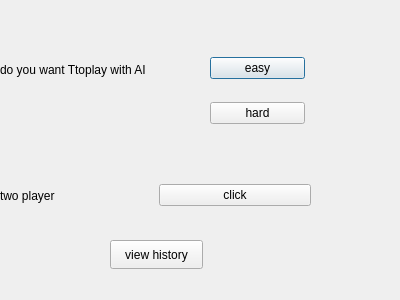
<?xml version="1.0" encoding="UTF-8"?>
<ui version="4.0">
 <class>Dialog1</class>
 <widget class="QDialog" name="Dialog1">
  <property name="geometry">
   <rect>
    <x>0</x>
    <y>0</y>
    <width>400</width>
    <height>300</height>
   </rect>
  </property>
  <property name="windowTitle">
   <string>Dialog</string>
  </property>
  <widget class="QLabel" name="label">
   <property name="geometry">
    <rect>
     <x>0</x>
     <y>60</y>
     <width>191</width>
     <height>20</height>
    </rect>
   </property>
   <property name="text">
    <string>do you want Ttoplay with AI</string>
   </property>
  </widget>
  <widget class="QWidget" name="layoutWidget">
   <property name="geometry">
    <rect>
     <x>210</x>
     <y>40</y>
     <width>95</width>
     <height>103</height>
    </rect>
   </property>
   <layout class="QVBoxLayout" name="verticalLayout">
    <item>
     <widget class="QPushButton" name="pushButton_AI_easy">
      <property name="text">
       <string>easy</string>
      </property>
     </widget>
    </item>
    <item>
     <widget class="QPushButton" name="pushButton_AI_hard">
      <property name="text">
       <string>hard</string>
      </property>
     </widget>
    </item>
   </layout>
  </widget>
  <widget class="QWidget" name="layoutWidget">
   <property name="geometry">
    <rect>
     <x>0</x>
     <y>180</y>
     <width>311</width>
     <height>31</height>
    </rect>
   </property>
   <layout class="QHBoxLayout" name="horizontalLayout">
    <item>
     <widget class="QLabel" name="label_2">
      <property name="text">
       <string>two player</string>
      </property>
     </widget>
    </item>
    <item>
     <widget class="QPushButton" name="pushButton_two_player">
      <property name="text">
       <string>click</string>
      </property>
     </widget>
    </item>
   </layout>
  </widget>
  <widget class="QPushButton" name="pushButton_history">
   <property name="geometry">
    <rect>
     <x>110</x>
     <y>240</y>
     <width>93</width>
     <height>29</height>
    </rect>
   </property>
   <property name="text">
    <string>view history</string>
   </property>
  </widget>
 </widget>
 <resources/>
 <connections/>
</ui>
